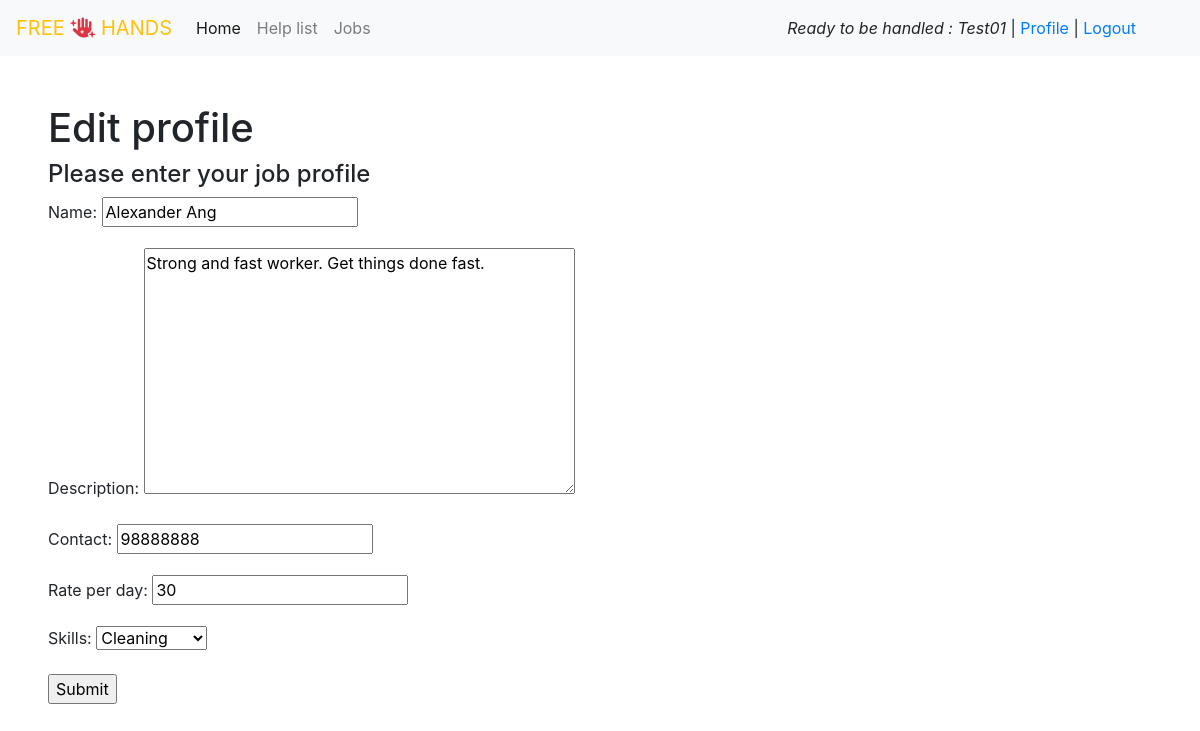
The app's page /hands/edit_profile/5 (signed in) with its own data.
### accounts/models.py (models this page shows)
class MyUser(AbstractUser):
    pass

### hands/models.py (models this page shows, shortened)
class Hands_info (models.Model):
    user = models.ForeignKey(
        MyUser, on_delete=models.CASCADE,
        null= False,
        blank = False
        )
    name = models.CharField(
        max_length = 64,
        blank = False,
        )
    description = models.TextField(
        max_length = 256,
        blank = False,
        )
    contact = models.IntegerField (
        blank = False,
        )
    rate_per_day = models.IntegerField(
        blank = False,
        default = 20
        )
    SKILLS = [
        ('Tutoring', 'Tutoring'),
        ('Gardening', 'Gardening'),
        ('Cleaning', 'Cleaning'),
        ('Delivery', 'Delivery'),
        ('Tele-calling','Tele-calling'),
        ('Others','Others'),
        ]
    skills = models.CharField(
        max_length = 16,
        choices = SKILLS,
        default = 'Others')

### hands/views.py (the view)
# urls.py: path('edit_profile/<id>', edit_profile, name='edit_profile'),
def edit_profile (request,id):
    selected_profile = get_object_or_404(Hands_info, pk=id)
    if request.method == "POST":
        form = Profile_form(request.POST, request.FILES, instance=selected_profile)
        if form.is_valid():
            form.user = request.user
            form.save()
            return redirect(profile)
    else:
        form = Profile_form(instance=selected_profile)
        return render(request, 'edit_profile.html',{
            'form':form
        })

### hands/forms.py
class Profile_form(forms.ModelForm):
    class Meta:
        model = Hands_info
        fields = (
            'name',
            'description',
            'contact',
            'rate_per_day',
            'skills',
        )

### hands/templates/edit_profile.html (shortened to what this page needs)
{% extends 'base.html' %}
  {% block content %}
  <section class='p-5'>
    <h1>Edit profile</h1>
    <div>
      <h4>Please enter your job profile</h4>
    </div>
    <form method='POST'>
        {{ form.as_p }}
        <input type="submit">
    </form>
  </section>
  {% endblock %}

### templates/base.html (shortened to what this page needs)
{% load static %}
<!doctype html>
<html lang="en">
<head>
  <link rel="stylesheet" href="https://stackpath.bootstrapcdn.com/bootstrap/4.4.1/css/bootstrap.min.css">
  <link rel="stylesheet" href="{% static 'style.css' %}" type="text/css" />
</head>
<body>
  <nav class="navbar navbar-expand-lg navbar-light bg-light">
    <a class="navbar-brand" href="{% url 'index' %}"><span class='text-warning'>FREE
    <i class="fas fa-hand-sparkles text-danger"></i>
    HANDS</span></a>
    <div class="collapse navbar-collapse" id="navbarSupportedContent">
      <ul class="navbar-nav mr-auto">
        <li class="nav-item active">
          <a class="nav-link" href="{% url 'index' %}">Home <span class="sr-only">(current)</span></a>
        </li>
        <li class="nav-item">
          <a class="nav-link" href="{% url 'help_list' %}">Help list</a>
        </li>
        <li class="nav-item">
          <a class="nav-link" href="{% url 'job_listing' %}">Jobs</a>
        </li>
      </ul>
      <div class='pr-5'>
        {% if user.is_authenticated %}
        <i>Ready to be handled : {{request.user.username|capfirst}}</i> |
        <a href="{% url 'profile' %}"> Profile</a> |
        <a href="{% url 'logout' %}"> Logout</a>
        {% endif %}
      </div>
    </div>
  </nav>
  {% block content %}{% endblock %}
</body>
</html>

### records on screen
MyUser: user.username "Test01"
Hands_info: name "Alexander Ang", description "Strong and fast worker. Get things done fast.", contact "98888888", rate_per_day "30", skills "Cleaning"
